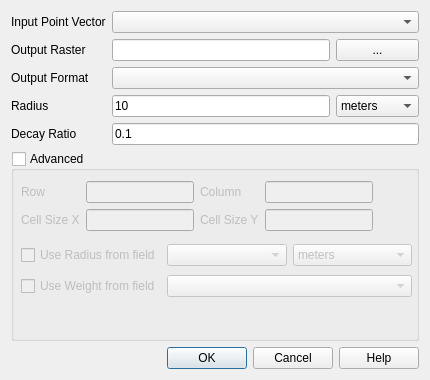
<?xml version="1.0" encoding="UTF-8"?>
<ui version="4.0">
 <class>HeatmapGuiBase</class>
 <widget class="QDialog" name="HeatmapGuiBase">
  <property name="geometry">
   <rect>
    <x>0</x>
    <y>0</y>
    <width>430</width>
    <height>380</height>
   </rect>
  </property>
  <property name="maximumSize">
   <size>
    <width>430</width>
    <height>380</height>
   </size>
  </property>
  <property name="windowTitle">
   <string>Heatmap Plugin</string>
  </property>
  <property name="locale">
   <locale language="English" country="UnitedStates"/>
  </property>
  <layout class="QGridLayout" name="gridLayout">
   <item row="0" column="0">
    <widget class="QLabel" name="mInputLabel">
     <property name="text">
      <string>Input Point Vector</string>
     </property>
    </widget>
   </item>
   <item row="0" column="1" colspan="2">
    <widget class="QComboBox" name="mInputVectorCombo"/>
   </item>
   <item row="1" column="0">
    <widget class="QLabel" name="mOutputLabel">
     <property name="text">
      <string>Output Raster</string>
     </property>
    </widget>
   </item>
   <item row="1" column="1">
    <widget class="QLineEdit" name="mOutputRasterLineEdit"/>
   </item>
   <item row="1" column="2">
    <widget class="QPushButton" name="mBrowseButton">
     <property name="focusPolicy">
      <enum>Qt::ClickFocus</enum>
     </property>
     <property name="text">
      <string>...</string>
     </property>
     <property name="autoDefault">
      <bool>false</bool>
     </property>
    </widget>
   </item>
   <item row="3" column="0">
    <widget class="QLabel" name="mFormatLabel">
     <property name="text">
      <string>Output Format</string>
     </property>
    </widget>
   </item>
   <item row="3" column="1" colspan="2">
    <widget class="QComboBox" name="mFormatCombo"/>
   </item>
   <item row="9" column="0" colspan="3">
    <widget class="QDialogButtonBox" name="mButtonBox">
     <property name="standardButtons">
      <set>QDialogButtonBox::Cancel|QDialogButtonBox::Help|QDialogButtonBox::Ok</set>
     </property>
    </widget>
   </item>
   <item row="4" column="0">
    <widget class="QLabel" name="mRadiusLabel">
     <property name="text">
      <string>Radius</string>
     </property>
    </widget>
   </item>
   <item row="4" column="1">
    <widget class="QLineEdit" name="mBufferLineEdit">
     <property name="text">
      <string>10</string>
     </property>
    </widget>
   </item>
   <item row="4" column="2">
    <widget class="QComboBox" name="mRadiusUnitCombo">
     <item>
      <property name="text">
       <string>meters</string>
      </property>
     </item>
     <item>
      <property name="text">
       <string>map units</string>
      </property>
     </item>
    </widget>
   </item>
   <item row="5" column="0">
    <widget class="QLabel" name="mDecayLabel">
     <property name="text">
      <string>Decay Ratio</string>
     </property>
    </widget>
   </item>
   <item row="5" column="1" colspan="2">
    <widget class="QLineEdit" name="mDecayLineEdit">
     <property name="text">
      <string>0.1</string>
     </property>
    </widget>
   </item>
   <item row="6" column="0" colspan="3">
    <widget class="QGroupBox" name="advancedGroupBox">
     <property name="sizePolicy">
      <sizepolicy hsizetype="Preferred" vsizetype="MinimumExpanding">
       <horstretch>0</horstretch>
       <verstretch>0</verstretch>
      </sizepolicy>
     </property>
     <property name="title">
      <string>Advanced</string>
     </property>
     <property name="checkable">
      <bool>true</bool>
     </property>
     <property name="checked">
      <bool>false</bool>
     </property>
     <widget class="QWidget" name="gridLayoutWidget">
      <property name="geometry">
       <rect>
        <x>10</x>
        <y>30</y>
        <width>391</width>
        <height>61</height>
       </rect>
      </property>
      <layout class="QGridLayout" name="advancedGrid">
       <property name="sizeConstraint">
        <enum>QLayout::SetFixedSize</enum>
       </property>
       <item row="0" column="0">
        <widget class="QLabel" name="rowLabel">
         <property name="text">
          <string>Row</string>
         </property>
         <property name="buddy">
          <cstring>rowLineEdit</cstring>
         </property>
        </widget>
       </item>
       <item row="1" column="0">
        <widget class="QLabel" name="cellsizeXLabel">
         <property name="text">
          <string>Cell Size X</string>
         </property>
         <property name="buddy">
          <cstring>cellXLineEdit</cstring>
         </property>
        </widget>
       </item>
       <item row="0" column="2">
        <widget class="QLabel" name="columnLabel">
         <property name="text">
          <string>Column</string>
         </property>
         <property name="buddy">
          <cstring>columnLineEdit</cstring>
         </property>
        </widget>
       </item>
       <item row="1" column="2">
        <widget class="QLabel" name="cellsizeYLabel">
         <property name="text">
          <string>Cell Size Y</string>
         </property>
         <property name="buddy">
          <cstring>cellYLineEdit</cstring>
         </property>
        </widget>
       </item>
       <item row="0" column="1">
        <widget class="QLineEdit" name="rowLineEdit"/>
       </item>
       <item row="0" column="3">
         <widget class="QLineEdit" name="columnLineEdit"/>
       </item>
       <item row="1" column="1">
        <widget class="QLineEdit" name="cellXLineEdit"/>
       </item>
       <item row="1" column="3">
        <widget class="QLineEdit" name="cellYLineEdit"/>
       </item>
      </layout>
     </widget>
     <widget class="QWidget" name="gridLayoutWidget_4">
      <property name="geometry">
       <rect>
        <x>10</x>
        <y>90</y>
        <width>391</width>
        <height>61</height>
       </rect>
      </property>
      <layout class="QGridLayout" name="gridLayout_2">
       <item row="0" column="0">
        <widget class="QCheckBox" name="useRadius">
         <property name="text">
          <string>Use Radius from field</string>
         </property>
        </widget>
       </item>
       <item row="0" column="1">
        <widget class="QComboBox" name="radiusFieldCombo">
         <property name="enabled">
          <bool>false</bool>
         </property>
        </widget>
       </item>
       <item row="0" column="2">
        <widget class="QComboBox" name="radiusFieldUnitCombo">
         <property name="enabled">
          <bool>false</bool>
         </property>
         <item>
          <property name="text">
           <string>meters</string>
          </property>
         </item>
         <item>
          <property name="text">
           <string>map units</string>
          </property>
         </item>
        </widget>
       </item>
       <item row="1" column="0">
        <widget class="QCheckBox" name="useWeight">
         <property name="text">
          <string>Use Weight from field</string>
         </property>
        </widget>
       </item>
       <item row="1" column="1" colspan="2">
        <widget class="QComboBox" name="weightFieldCombo">
         <property name="enabled">
          <bool>false</bool>
         </property>
        </widget>
       </item>
      </layout>
     </widget>
    </widget>
   </item>
  </layout>
 </widget>
 <resources/>
 <connections>
  <connection>
   <sender>mButtonBox</sender>
   <signal>accepted()</signal>
   <receiver>HeatmapGuiBase</receiver>
   <slot>accept()</slot>
   <hints>
    <hint type="sourcelabel">
     <x>213</x>
     <y>370</y>
    </hint>
    <hint type="destinationlabel">
     <x>199</x>
     <y>79</y>
    </hint>
   </hints>
  </connection>
  <connection>
   <sender>mButtonBox</sender>
   <signal>rejected()</signal>
   <receiver>HeatmapGuiBase</receiver>
   <slot>reject()</slot>
   <hints>
    <hint type="sourcelabel">
     <x>213</x>
     <y>370</y>
    </hint>
    <hint type="destinationlabel">
     <x>199</x>
     <y>79</y>
    </hint>
   </hints>
  </connection>
  <connection>
   <sender>useWeight</sender>
   <signal>toggled(bool)</signal>
   <receiver>weightFieldCombo</receiver>
   <slot>setEnabled(bool)</slot>
   <hints>
    <hint type="sourcelabel">
     <x>109</x>
     <y>315</y>
    </hint>
    <hint type="destinationlabel">
     <x>408</x>
     <y>318</y>
    </hint>
   </hints>
  </connection>
  <connection>
   <sender>useRadius</sender>
   <signal>toggled(bool)</signal>
   <receiver>radiusFieldCombo</receiver>
   <slot>setEnabled(bool)</slot>
   <hints>
    <hint type="sourcelabel">
     <x>108</x>
     <y>283</y>
    </hint>
    <hint type="destinationlabel">
     <x>294</x>
     <y>286</y>
    </hint>
   </hints>
  </connection>
  <connection>
   <sender>useRadius</sender>
   <signal>toggled(bool)</signal>
   <receiver>radiusFieldUnitCombo</receiver>
   <slot>setEnabled(bool)</slot>
   <hints>
    <hint type="sourcelabel">
     <x>108</x>
     <y>283</y>
    </hint>
    <hint type="destinationlabel">
     <x>408</x>
     <y>286</y>
    </hint>
   </hints>
  </connection>
  <connection>
   <sender>useRadius</sender>
   <signal>toggled(bool)</signal>
   <receiver>mBufferLineEdit</receiver>
   <slot>setDisabled(bool)</slot>
   <hints>
    <hint type="sourcelabel">
     <x>108</x>
     <y>283</y>
    </hint>
    <hint type="destinationlabel">
     <x>325</x>
     <y>131</y>
    </hint>
   </hints>
  </connection>
  <connection>
   <sender>useRadius</sender>
   <signal>toggled(bool)</signal>
   <receiver>mRadiusUnitCombo</receiver>
   <slot>setDisabled(bool)</slot>
   <hints>
    <hint type="sourcelabel">
     <x>108</x>
     <y>283</y>
    </hint>
    <hint type="destinationlabel">
     <x>420</x>
     <y>131</y>
    </hint>
   </hints>
  </connection>
  <connection>
   <sender>useRadius</sender>
   <signal>toggled(bool)</signal>
   <receiver>mRadiusLabel</receiver>
   <slot>setDisabled(bool)</slot>
   <hints>
    <hint type="sourcelabel">
     <x>83</x>
     <y>275</y>
    </hint>
    <hint type="destinationlabel">
     <x>58</x>
     <y>116</y>
    </hint>
   </hints>
  </connection>
 </connections>
</ui>
